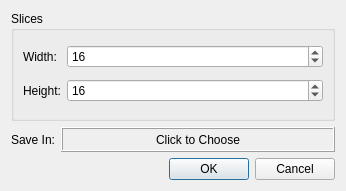
<?xml version="1.0" encoding="UTF-8"?>
<ui version="4.0">
 <class>SettingDialog</class>
 <widget class="QDialog" name="SettingDialog">
  <property name="geometry">
   <rect>
    <x>0</x>
    <y>0</y>
    <width>346</width>
    <height>191</height>
   </rect>
  </property>
  <property name="windowTitle">
   <string>Slices</string>
  </property>
  <layout class="QVBoxLayout" name="verticalLayout">
   <item>
    <widget class="QGroupBox" name="groupBox">
     <property name="title">
      <string>Slices</string>
     </property>
     <layout class="QGridLayout" name="gridLayout">
      <item row="0" column="0">
       <widget class="QLabel" name="label">
        <property name="text">
         <string>Width:</string>
        </property>
       </widget>
      </item>
      <item row="0" column="1">
       <widget class="QSpinBox" name="widthSpin">
        <property name="sizePolicy">
         <sizepolicy hsizetype="Preferred" vsizetype="Fixed">
          <horstretch>1</horstretch>
          <verstretch>0</verstretch>
         </sizepolicy>
        </property>
        <property name="maximum">
         <number>100000</number>
        </property>
        <property name="value">
         <number>16</number>
        </property>
       </widget>
      </item>
      <item row="1" column="0">
       <widget class="QLabel" name="label_2">
        <property name="text">
         <string>Height:</string>
        </property>
       </widget>
      </item>
      <item row="1" column="1">
       <widget class="QSpinBox" name="heightSpin">
        <property name="sizePolicy">
         <sizepolicy hsizetype="Preferred" vsizetype="Fixed">
          <horstretch>1</horstretch>
          <verstretch>0</verstretch>
         </sizepolicy>
        </property>
        <property name="maximum">
         <number>100000</number>
        </property>
        <property name="value">
         <number>16</number>
        </property>
       </widget>
      </item>
     </layout>
    </widget>
   </item>
   <item>
    <layout class="QHBoxLayout" name="horizontalLayout_2">
     <item>
      <widget class="QLabel" name="label_3">
       <property name="text">
        <string>Save In:</string>
       </property>
      </widget>
     </item>
     <item>
      <widget class="QFrame" name="frame">
       <property name="sizePolicy">
        <sizepolicy hsizetype="Preferred" vsizetype="Fixed">
         <horstretch>1</horstretch>
         <verstretch>0</verstretch>
        </sizepolicy>
       </property>
       <property name="frameShape">
        <enum>QFrame::Box</enum>
       </property>
       <property name="frameShadow">
        <enum>QFrame::Raised</enum>
       </property>
       <layout class="QHBoxLayout" name="horizontalLayout">
        <property name="leftMargin">
         <number>0</number>
        </property>
        <property name="topMargin">
         <number>0</number>
        </property>
        <property name="rightMargin">
         <number>0</number>
        </property>
        <property name="bottomMargin">
         <number>0</number>
        </property>
        <item>
         <widget class="QToolButton" name="dirBtn">
          <property name="sizePolicy">
           <sizepolicy hsizetype="Preferred" vsizetype="Fixed">
            <horstretch>1</horstretch>
            <verstretch>0</verstretch>
           </sizepolicy>
          </property>
          <property name="minimumSize">
           <size>
            <width>0</width>
            <height>0</height>
           </size>
          </property>
          <property name="text">
           <string>Click to Choose</string>
          </property>
          <property name="toolButtonStyle">
           <enum>Qt::ToolButtonTextOnly</enum>
          </property>
          <property name="autoRaise">
           <bool>true</bool>
          </property>
          <property name="arrowType">
           <enum>Qt::NoArrow</enum>
          </property>
         </widget>
        </item>
       </layout>
      </widget>
     </item>
    </layout>
   </item>
   <item>
    <widget class="QDialogButtonBox" name="buttonBox">
     <property name="orientation">
      <enum>Qt::Horizontal</enum>
     </property>
     <property name="standardButtons">
      <set>QDialogButtonBox::Cancel|QDialogButtonBox::Ok</set>
     </property>
    </widget>
   </item>
  </layout>
 </widget>
 <resources/>
 <connections>
  <connection>
   <sender>buttonBox</sender>
   <signal>accepted()</signal>
   <receiver>SettingDialog</receiver>
   <slot>accept()</slot>
   <hints>
    <hint type="sourcelabel">
     <x>248</x>
     <y>254</y>
    </hint>
    <hint type="destinationlabel">
     <x>157</x>
     <y>274</y>
    </hint>
   </hints>
  </connection>
  <connection>
   <sender>buttonBox</sender>
   <signal>rejected()</signal>
   <receiver>SettingDialog</receiver>
   <slot>reject()</slot>
   <hints>
    <hint type="sourcelabel">
     <x>316</x>
     <y>260</y>
    </hint>
    <hint type="destinationlabel">
     <x>286</x>
     <y>274</y>
    </hint>
   </hints>
  </connection>
 </connections>
</ui>
